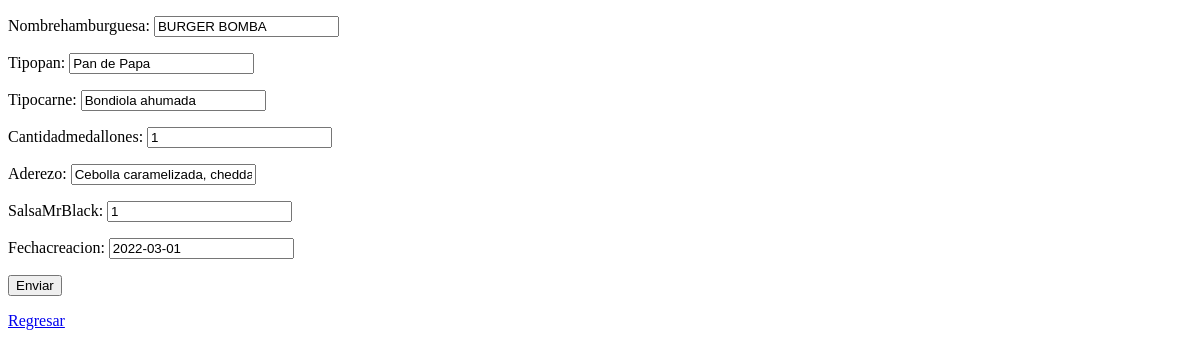
Before: /AppMrBlack/hamburguesas/edit3 with the older database file.
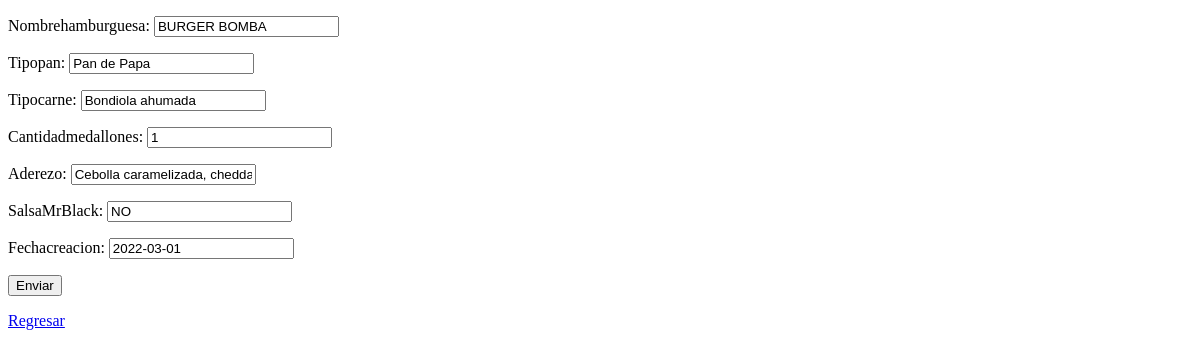
After: the same page with the newer database file.
### AppMrBlack/models.py (models this page shows, shortened)
class Hamburguesas(models.Model):
    nombrehamburguesa = models.CharField('nombrehamburguesa',max_length=45)
    tipopan = models.CharField('tipopan',max_length=45)
    tipocarne = models.CharField('tipocarne',max_length=45)
    cantidadmedallones = models.IntegerField()
    aderezo = models.CharField('aderezo',max_length=45)
    salsaMrBlack = models.CharField('salsaMrBlack',max_length=45)
    fechacreacion = models.DateField('fechacreacion')
    imagen_referencial=models.ImageField('imagen_referencial',upload_to='imagenes/', max_length=255 , null=True)

### AppMrBlack/views.py (the view)
# urls.py: path('hamburguesas/edit<pk>',views.HamburguesaUpdate.as_view(),name='Edit'),
class HamburguesaUpdate(UpdateView):
      model = Hamburguesas
      template_name="hamburguesas_form.html"
      success_url = "/AppMrBlack/hamburguesas/list"
      fields  = ['nombrehamburguesa','tipopan','tipocarne','cantidadmedallones','aderezo','salsaMrBlack','fechacreacion']

### AppMrBlack/templates/hamburguesas_form.html (shortened to what this page needs)
<!DOCTYPE html>
<html lang="en">
<head>
</head>
<body>
    <form method="post">
        {{ form.as_p }}
        <input type="submit" value="Enviar" />
    </form>
    <p>
        <a href="{% url 'List' %}">Regresar</a>
    </p>
</body>
</html>

Changed rows visible on the page:
changed Hamburguesas "BURGER BOMBA": salsaMrBlack "1" → "NO"
